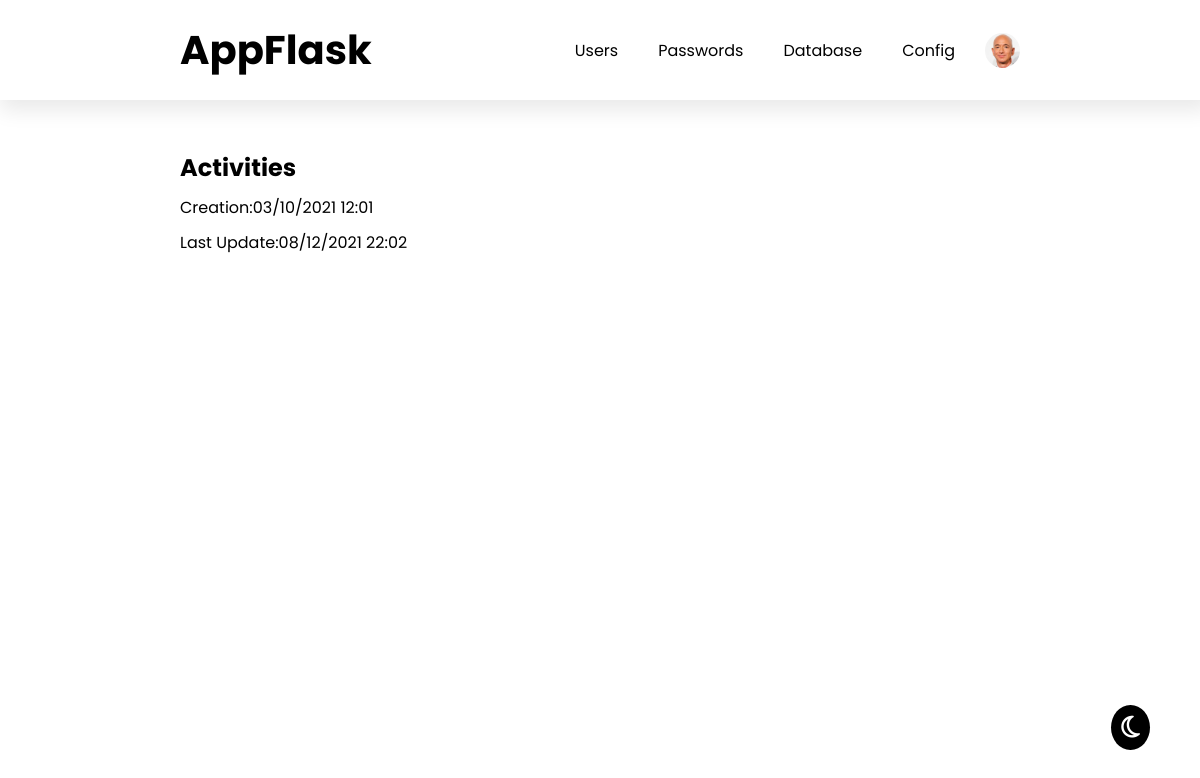
Screenshot of /activities (signed in) with the database file from the repository.
### app.py (models this page shows, shortened)
class Images(db.Model):
    id = db.Column(db.Integer, primary_key=True)
    id_user = db.Column(db.Integer, db.ForeignKey('users.id'), unique=True)
    name = db.Column(db.Text, nullable=False)
    mimetype = db.Column(db.Text, nullable=False)

class Users(db.Model, UserMixin):
    __tablename__ = 'users'
    id = db.Column(db.Integer, primary_key=True)
    perm = db.Column(db.Integer, nullable=False, default=0)
    name = db.Column(db.String(50), nullable=False)
    email = db.Column(db.String(50), nullable=False, unique=True)
    username = db.Column(db.String(10), nullable=False, unique=True)
    password = db.Column(db.String(255), nullable=False)
    creation_date = db.Column(db.DateTime, default=datetime.now())
    last_update_date = db.Column(db.DateTime, default=datetime.now())
    image_profile = db.relationship('Images', backref='user', uselist=False)

### app.py (the view)
@app.route('/activities')
def activities():
    if current_user.is_authenticated:
        return render_template('activities.html')
    else:
        return redirect(url_for('login'))

### app.py (called while the page is built)
@login_manager.user_loader
def load_user(user_id):
    return Users.query.filter_by(id=user_id).first()

### templates/activities.html
{% extends 'base1.html' %}
{% block head %}
    <link rel="stylesheet" href="../static/css/activities.css">
{% endblock %}
{% block body %}
    <section class="activities">
        <div class="container2">
            <h2 class="theme-theme">Activities</h2>
            <div class="flex-item-activities">
                <label for="date_creation_account" class="theme-theme">Creation:</label>
                <p id="date_creation_account" class="theme-theme">{{ current_user.creation_date.strftime('%d/%m/%Y %H:%M') }}</p>
            </div>
            <div class="flex-item-activities">
                <label for="last-update" class="theme-theme">Last Update:</label>
                <p id="last-update" class="theme-theme">{{ current_user.last_update_date.strftime('%d/%m/%Y %H:%M') }}</p>
            </div>
        </div>
    </section>
{% endblock %}

### templates/base1.html (shortened to what this page needs)
<!DOCTYPE html>
<html lang="pt-br">
<head>
    <link rel="stylesheet" href="../static/css/base1.css">
    {% block head %} {% endblock %}
</head>
<body>
    <header>
        <div class="container1">
            <a href="/dashboard" id="logo" class="theme-theme">AppFlask</a>
            <nav>
                <ul class="menu-bar">
                    <li><a href="/dashboard" class="principal theme-theme">Users</a></li>
                    <li><a href="#" class="principal theme-theme">Passwords</a></li>
                    <li><a href="#" class="principal theme-theme">Database</a></li>
                    <li><a href="#" class="principal theme-theme">Config</a></li>
                    {% if current_user.image_profile %}
                        <li id="acc-ic"><img src="../static/img/profiles/user{{current_user.id}}/profile/{{ current_user.image_profile.name }}" alt="profile" srcset="" class="account-icon"></li>
                    {% else %}
                        <li id="acc-ic"><img src="../static/img/others/noperfilblack.png" alt="profile" srcset="" class="account-icon"></li>
                    {% endif %}
                </ul>
            </nav>
        </div>
    </header>
    {% block body %} {% endblock %}
    <div class="theme">
        <i class="far fa-moon theme-icon"></i>
    </div>
</body>

### static/css/base1.css (style rules this page uses)
:root { --branco: white; --preto: black; --azul: #0073ba; --azul-escuro: #006aac; }
* { margin: 0; padding: 0; box-sizing: border-box; }
html { font-size: 62.5%; }
body { font-size: 1.6rem; font-family: 'Poppins', sans-serif; overflow-x: hidden; transition: 1s; }
header { padding: 20px 0; box-shadow: 5px 5px 20px 5px rgba(0, 0, 0, 0.089); }
.container1 { width: 70%; margin: auto; display: flex; align-items: center; justify-content: space-between; }
#logo { color: var(--preto); font-weight: 700; font-size: 4rem; text-decoration: none; }
ul.menu-bar { display: flex; list-style: none; align-items: center; }
ul.menu-bar li a.principal { text-decoration: none; color: var(--preto); margin-left: 20px; padding: 10px; }
ul.menu-bar li#acc-ic { display: flex; }
ul.menu-bar li img.account-icon { margin-left: 20px; width: 35px; height: 35px; border-radius: 100%; }
.theme i.theme-icon { position: absolute; bottom: 50px; right: 50px; font-size: 2.5rem; background-color: var(--preto); color: var(--branco); padding: 10px; border-radius: 100%; transition: 1s; }

### static/css/activities.css (style rules this page uses)
.container2 { width: 70%; margin: auto; margin-top: 50px; display: flex; flex-direction: column; }
.flex-item-activities { display: flex; padding-top: 10px; }

### rows the page displays
Images: image_profile.name (placeholder picture)
Users: creation_date "03/10/2021 12:01", last_update_date "08/12/2021 22:02"
